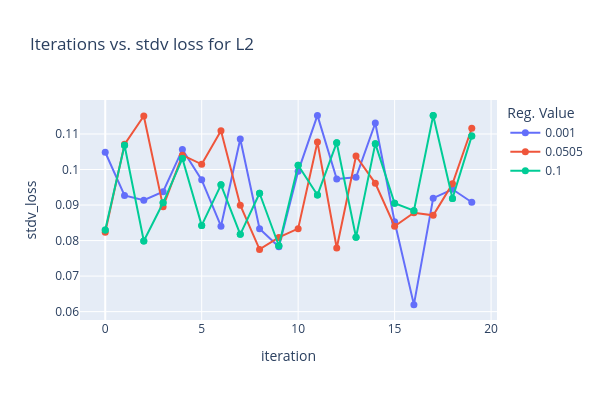
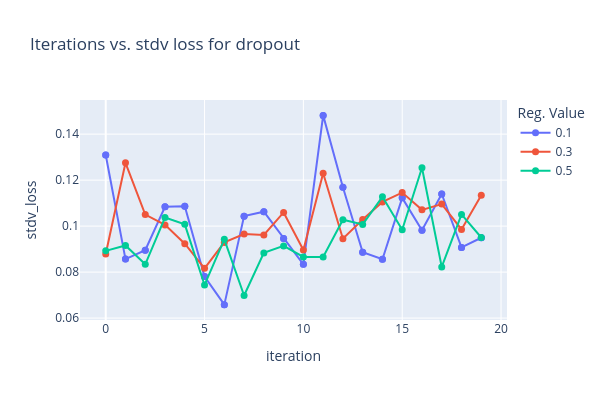

Notebook source saved alongside these figures, in order:
### Code cell
# Group by 'reg_type'
# grouped_by_reg_type = value.groupby('reg_type')

# Iterate over each group of reg_type
for reg_type, reg_type_group in grouped_by_reg_type:
    # Group by 'reg_value' within each reg_type group
    grouped_by_reg_value = reg_type_group.groupby('reg_value')
    
    # Create a figure for the current reg_type
    fig = go.Figure()
    
    # Iterate over each group of reg_value within the current reg_type group
    for reg_value, reg_value_group in grouped_by_reg_value:
        fig.add_trace(go.Scatter(x=reg_value_group['instance_no'], y=reg_value_group['stdv_loss'], 
                                 mode='lines+markers', name=reg_value,
                                 marker=dict(size=7)))
    
    fig.update_layout(legend=dict(title="Reg. Value"))
    fig.update_layout(title=f'Iterations vs. stdv loss for {reg_type}',
                      xaxis_title='iteration',
                      yaxis_title='stdv_loss',
                      width=600,  # Set width of the plot
                      height=400)  # Set height of the plot
    
    # Show the plot for the current reg_type
    fig.show()

### Figure 1 — Plotly figure (JSON) as saved in the notebook; plotly's stock layout.template omitted (floating-point values rounded to 4 significant figures)
{"data": [{"marker": {"size": 7}, "mode": "lines+markers", "name": "0.001", "type": "scatter", "x": [0, 1, 2, 3, 4, 5, 6, 7, 8, 9, 10, 11, 12, 13, 14, 15, 16, 17, 18, 19], "y": [0.1049, 0.0927, 0.09138, 0.09378, 0.1056, 0.0971, 0.08405, 0.1086, 0.08335, 0.07826, 0.09948, 0.1152, 0.09735, 0.09782, 0.1131, 0.08531, 0.06197, 0.09194, 0.09444, 0.0908]}, {"marker": {"size": 7}, "mode": "lines+markers", "name": "0.0505", "type": "scatter", "x": [0, 1, 2, 3, 4, 5, 6, 7, 8, 9, 10, 11, 12, 13, 14, 15, 16, 17, 18, 19], "y": [0.08234, 0.1071, 0.1151, 0.08955, 0.104, 0.1015, 0.1109, 0.08995, 0.07752, 0.08089, 0.08336, 0.1077, 0.07791, 0.1038, 0.0961, 0.08403, 0.08782, 0.08711, 0.09597, 0.1116]}, {"marker": {"size": 7}, "mode": "lines+markers", "name": "0.1", "type": "scatter", "x": [0, 0, 1, 1, 2, 2, 3, 3, 4, 4, 5, 5, 6, 6, 7, 7, 8, 8, 9, 9, 10, 10, 11, 11, 12, 12, 13, 13, 14, 14, 15, 15, 16, 16, 17, 17, 18, 18, 19, 19], "y": [0.083, 0.083, 0.1068, 0.1068, 0.0799, 0.0799, 0.09064, 0.09064, 0.1031, 0.1031, 0.08427, 0.08427, 0.09568, 0.09568, 0.08176, 0.08176, 0.09332, 0.09332, 0.07855, 0.07855, 0.1012, 0.1012, 0.09281, 0.09281, 0.1076, 0.1076, 0.08093, 0.08093, 0.1073, 0.1073, 0.0905, 0.0905, 0.08841, 0.08841, 0.1152, 0.1152, 0.09185, 0.09185, 0.1095, 0.1095]}], "layout": {"height": 400, "legend": {"title": {"text": "Reg. Value"}}, "title": {"text": "Iterations vs. stdv loss for L2"}, "width": 600, "xaxis": {"title": {"text": "iteration"}}, "yaxis": {"title": {"text": "stdv_loss"}}}}

### Figure 2 — Plotly figure (JSON) as saved in the notebook; plotly's stock layout.template omitted (floating-point values rounded to 4 significant figures)
{"data": [{"marker": {"size": 7}, "mode": "lines+markers", "name": "0.1", "type": "scatter", "x": [0, 0, 1, 1, 2, 2, 3, 3, 4, 4, 5, 5, 6, 6, 7, 7, 8, 8, 9, 9, 10, 10, 11, 11, 12, 12, 13, 13, 14, 14, 15, 15, 16, 16, 17, 17, 18, 18, 19, 19], "y": [0.1309, 0.1309, 0.08565, 0.08565, 0.08956, 0.08956, 0.1084, 0.1084, 0.1086, 0.1086, 0.07808, 0.07808, 0.06586, 0.06586, 0.1043, 0.1043, 0.1063, 0.1063, 0.09457, 0.09457, 0.08339, 0.08339, 0.1482, 0.1482, 0.1169, 0.1169, 0.08866, 0.08866, 0.08562, 0.08562, 0.1123, 0.1123, 0.0982, 0.0982, 0.114, 0.114, 0.09074, 0.09074, 0.09494, 0.09494]}, {"marker": {"size": 7}, "mode": "lines+markers", "name": "0.3", "type": "scatter", "x": [0, 1, 2, 3, 4, 5, 6, 7, 8, 9, 10, 11, 12, 13, 14, 15, 16, 17, 18, 19], "y": [0.08789, 0.1275, 0.105, 0.1005, 0.09236, 0.08165, 0.09292, 0.09652, 0.09618, 0.1059, 0.08964, 0.123, 0.09454, 0.1029, 0.1105, 0.1146, 0.1071, 0.1096, 0.09858, 0.1135]}, {"marker": {"size": 7}, "mode": "lines+markers", "name": "0.5", "type": "scatter", "x": [0, 1, 2, 3, 4, 5, 6, 7, 8, 9, 10, 11, 12, 13, 14, 15, 16, 17, 18, 19], "y": [0.08924, 0.0916, 0.08341, 0.1037, 0.1008, 0.07442, 0.09426, 0.06982, 0.08835, 0.09139, 0.08658, 0.08654, 0.1028, 0.1008, 0.1127, 0.09844, 0.1254, 0.08224, 0.1051, 0.09505]}], "layout": {"height": 400, "legend": {"title": {"text": "Reg. Value"}}, "title": {"text": "Iterations vs. stdv loss for dropout"}, "width": 600, "xaxis": {"title": {"text": "iteration"}}, "yaxis": {"title": {"text": "stdv_loss"}}}}
